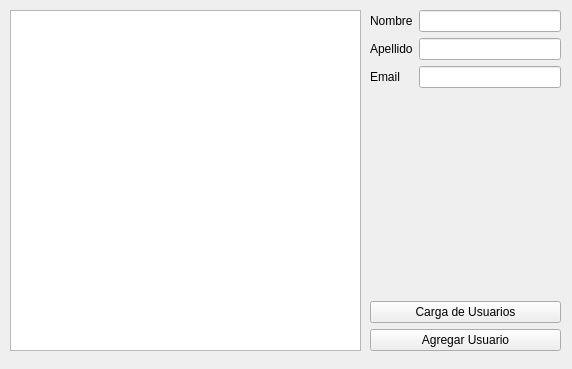
<?xml version="1.0" encoding="UTF-8"?>
<ui version="4.0">
 <class>MainWindow</class>
 <widget class="QMainWindow" name="MainWindow">
  <property name="geometry">
   <rect>
    <x>0</x>
    <y>0</y>
    <width>572</width>
    <height>369</height>
   </rect>
  </property>
  <property name="windowTitle">
   <string>MainWindow</string>
  </property>
  <widget class="QWidget" name="centralwidget">
   <widget class="QWidget" name="verticalLayoutWidget">
    <property name="geometry">
     <rect>
      <x>370</x>
      <y>10</y>
      <width>191</width>
      <height>341</height>
     </rect>
    </property>
    <layout class="QVBoxLayout" name="verticalLayout">
     <item>
      <layout class="QFormLayout" name="formLayout_2">
       <item row="2" column="0">
        <widget class="QLabel" name="lbl_apellido">
         <property name="text">
          <string>Apellido</string>
         </property>
        </widget>
       </item>
       <item row="1" column="0">
        <widget class="QLabel" name="label">
         <property name="text">
          <string>Nombre</string>
         </property>
        </widget>
       </item>
       <item row="3" column="0">
        <widget class="QLabel" name="lbl_correo">
         <property name="text">
          <string>Email</string>
         </property>
        </widget>
       </item>
       <item row="1" column="1">
        <widget class="QLineEdit" name="lineEdit"/>
       </item>
       <item row="2" column="1">
        <widget class="QLineEdit" name="lineEdit_2"/>
       </item>
       <item row="3" column="1">
        <widget class="QLineEdit" name="lineEdit_3"/>
       </item>
      </layout>
     </item>
     <item>
      <widget class="QPushButton" name="btn_carga">
       <property name="text">
        <string>Carga de Usuarios</string>
       </property>
      </widget>
     </item>
     <item>
      <widget class="QPushButton" name="pushButton">
       <property name="text">
        <string>Agregar Usuario</string>
       </property>
      </widget>
     </item>
    </layout>
   </widget>
   <widget class="QWidget" name="horizontalLayoutWidget">
    <property name="geometry">
     <rect>
      <x>10</x>
      <y>10</y>
      <width>351</width>
      <height>341</height>
     </rect>
    </property>
    <layout class="QHBoxLayout" name="horizontalLayout">
     <item>
      <widget class="QListWidget" name="listWidget"/>
     </item>
    </layout>
   </widget>
  </widget>
 </widget>
 <resources/>
 <connections/>
</ui>
